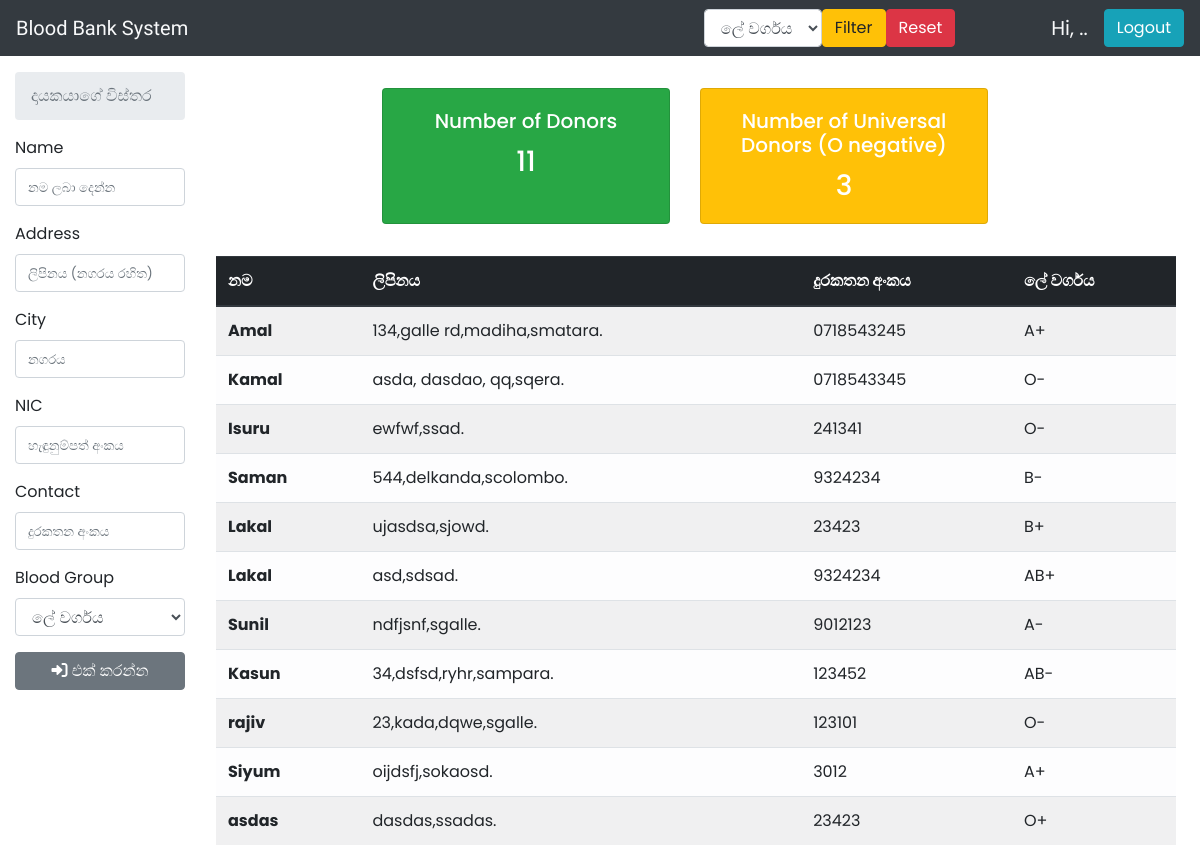
The app's page /home.php with its own data.
### tables this page shows
CREATE TABLE IF NOT EXISTS `patient` (
  `id` int(11) NOT NULL AUTO_INCREMENT,
  `name` varchar(50) NOT NULL,
  `address` varchar(100) NOT NULL,
  `city` varchar(50) NOT NULL,
  `nic` varchar(12) NOT NULL,
  `contact` varchar(10) DEFAULT NULL,
  `b_group` varchar(5) NOT NULL,
  PRIMARY KEY (`id`),
  UNIQUE KEY `nic` (`nic`)
);

### home.php (the view, shortened to what this page needs)
<?php
require_once('connection.php');
?>
<!doctype html>
<html lang="en">
<head>
    <link rel="stylesheet" href="https://maxcdn.bootstrapcdn.com/bootstrap/4.0.0/css/bootstrap.min.css">
    <link rel="stylesheet" href="style.css">
    <link rel="stylesheet" href="https://cdnjs.cloudflare.com/ajax/libs/font-awesome/6.0.0-beta3/css/all.min.css" />
</head>
<body>
    <nav class="navbar navbar-dark bg-dark justify-content-between">
        <a class="navbar-brand text-light" id="nv-txt">Blood Bank System</a>
        <form class="form-inline" method="post" id="filter-fm">
            <div class=" align-self-center">
                <select class="form-control" name="filter_b_grp" >
                    <option disabled selected>ලේ වර්ගය</option>
                </select>
            </div>
            <button type="submit" name="search-btn" class="btn btn-warning">Filter</button>
            <button type="submit" name="reset-search-btn" class="btn btn-danger mr-5">Reset</button>
            <a class="navbar-brand text-light ml-5" id="">Hi, <?php echo $_SESSION["login_user"];?>..</a>
            <button type="submit" name="logout-btn" class="btn btn-info">Logout</button>
        </form>
    </nav>
    <div class="container-fluid">
        <div class="row mt-3">
            <div class="col-md-2">
                <nav aria-label="breadcrumb">
                    <ol class="breadcrumb">
                        <li class="breadcrumb-item active" aria-current="page">දායකයාගේ විස්තර</li>
                    </ol>
                </nav>
                <form method="post" id="detail-fm">
                    <div class="form-group">
                        <label>Name</label>
                        <input type="text" class="form-control" name="name" placeholder="නම ලබා දෙන්න ">
                    </div>
                    <div class="form-group">
                        <label>Address</label>
                        <input type="text" class="form-control" name="address" placeholder="ලිපිනය (නගරය රහිත) ">
                    </div>
                    <div class="form-group">
                        <label>City</label>
                        <input type="text" class="form-control" name="city" placeholder="නගරය ">
                    </div>
                    <div class="form-group">
                        <label>NIC</label>
                        <input type="text" class="form-control" name="nic" placeholder="හැඳුනුම්පත් අංකය ">
                    </div>
                    <div class="form-group">
                        <label>Contact</label>
                        <input type="text" class="form-control" name="contact" placeholder="දුරකතන අංකය ">
                    </div>
                    <div class="form-group">
                        <label>Blood Group</label>
                        <select class="form-control" name="b_grp">
                            <option disabled selected>ලේ වර්ගය</option>
                        </select>
                    </div>
                    <button type="submit" class="btn btn-secondary btn-block" name="add_donor"><i class="fas fa-sign-in-alt"></i> එක් කරන්න </button>
                </form>
            </div>
            <div class="col-md-10">
                <div class="row">
                    <div class="card-deck justify-content-center col-md-12 pt-3">
                            <div class="card col-md-4 flex-fill text-white bg-success mb-3 text-center" style="max-width: 18rem;">
                                <div class="card-body">
                                    <h5 class="card-title">Number of Donors </h5>
                                    <h3 class="card-text">
                                        <?php
                                            $readTable = "SELECT COUNT(id) AS patent_count FROM patient";
                                            $readData = $conn->query($readTable);
                                            $row = $readData->fetch_assoc();
                                            echo ($row["patent_count"]);
                                        ?>
                                    </h3>
                                </div>
                            </div>
                            <div class="card col-md-4 flex-fill text-white bg-warning mb-3 text-center" style="max-width: 18rem;">
                                <div class="card-body">
                                    <h5 class="card-title">Number of Universal Donors (O negative) </h5>
                                    <h3 class="card-text">
                                    <?php
                                        $readTable = "SELECT COUNT(id) AS patent_count FROM patient WHERE b_group = 'O-'";
                                        $readData = $conn->query($readTable);
                                        $row = $readData->fetch_assoc();
                                        echo ($row["patent_count"]);
                                    ?>
                                    </h3>
                                </div>
                            </div>
                    </div>
                </div>
                <div class="row">
                        <?php
                        $readTable = "SELECT * FROM patient";
                        $readData = $conn->query($readTable);
                        if ($readData->num_rows > 0){
                            echo"
                            <table class='table ml-3 mr-4 mt-3 table-striped table-responsive-sm table-light'>
                                <thead class='thead-dark'>
                                    <tr>
                                        <th scope='col'>නම</th>
                                        <th scope='col'>ලිපිනය</th>
                                        <th scope='col'>දුරකතන අංකය</th>
                                        <th scope='col'>ලේ වර්ගය</th>
                                    </tr>
                                </thead>
                                <tbody>
                            ";
                            if (isset($_POST['search-btn'])) {
                                $find_b_grp=$_POST['filter_b_grp'];
                                $filterTable = "SELECT * FROM patient WHERE b_group ='" . "" . trim($find_b_grp) ."'";
                                $filterData = $conn->query($filterTable);
                                if ($filterData->num_rows > 0){
                                    while($filtered_row = $filterData->fetch_assoc()){
                                        echo "
                                        <tr>
                                            <th scope='row'>{$filtered_row['name']}</th>
                                            <td>{$filtered_row['address']},s{$filtered_row['city']}.</td>
                                            <td>{$filtered_row['contact']}</td>
                                            <td>{$filtered_row['b_group']}</td>
                                        </tr>
                                        ";
                                    }
                                }
                            } else{
                                while($row = $readData->fetch_assoc()){
                                    echo "
                                    <tr>
                                        <th scope='row'>{$row['name']}</th>
                                        <td>{$row['address']},s{$row['city']}.</td>
                                        <td>{$row['contact']}</td>
                                        <td>{$row['b_group']}</td>
                                    </tr>
                                    ";
                                }
                            }
                        }
                        ?>
                </div>
            </div>
        </div>
    </div>
</body>
</html>

### style.css (style rules this page uses)
body { font-family: 'Poppins', sans-serif; overflow-x: hidden; margin: 0%; padding: 0%; }
#nv-txt { font-family: "Coustard", sans-serif; }
input, input::-webkit-input-placeholder { font-size: 1.1vw; }

### records on screen
patient: name "Amal", address "134,galle rd,madiha", city "matara", contact "0718543245", b_group "A+"
patient: name "Kamal", address "asda, dasdao, qq", city "qera", contact "0718543345", b_group "O-"
patient: name "Isuru", address "ewfwf", city "sad", contact "241341", b_group "O-"
patient: name "Saman", address "544,delkanda", city "colombo", contact "9324234", b_group "B-"
patient: name "Lakal", address "ujasdsa", city "jowd", contact "23423", b_group "B+"
patient: name "Lakal", address "asd", city "dsad", contact "9324234", b_group "AB+"
patient: name "Sunil", address "ndfjsnf", city "galle", contact "9012123", b_group "A-"
patient: name "Kasun", address "34,dsfsd,ryhr", city "ampara", contact "123452", b_group "AB-"
patient: name "rajiv", address "23,kada,dqwe", city "galle", contact "123101", b_group "O-"
patient: name "Siyum", address "oijdsfj", city "okaosd", contact "3012", b_group "A+"
patient: name "asdas", address "dasdas", city "sadas", contact "23423", b_group "O+"

### other values on screen
$row["patent_count"] "11"
$row["patent_count"] "3"
